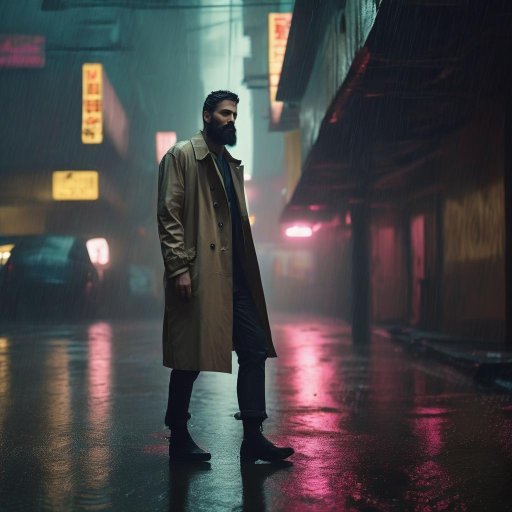
#> input picture test_i2i_res_stabilityai_stable-diffusion-xl-base-1.0_fal-ai.jpg, 1024 x 1024 px (shown at 1/2 size)
$ python -i arquivo.py   (imports and definitions only)
#> lines starting #> are read from the running program, lines starting #| are printed output that depends on the picture
"""Gravação das cenas em disco — o peso do acervo é decidido aqui.

Dez cenas por capítulo são 2.350 arquivos versionados no git. As imagens antigas foram
salvas sem otimização e ficaram em 810 KB cada; com `optimize` e JPEG progressivo, a
mesma imagem, na mesma qualidade visual, cai para ~240 KB. Na escala da obra isso é a
diferença entre 1,9 GB e 0,55 GB de repositório.
"""

import os
from pathlib import Path

from PIL import Image

QUALIDADE = int(os.environ.get("CENAS_JPEG_QUALIDADE", "88"))


def salvar_jpeg(imagem: Image.Image, destino: Path, qualidade: int = QUALIDADE) -> Path:
    destino.parent.mkdir(parents=True, exist_ok=True)
    imagem.convert("RGB").save(
        destino, "JPEG", quality=qualidade, optimize=True, progressive=True
    )
    return destino


LARGURA_CENA = 1376
ALTURA_CENA = 768
# Cinza-chumbo em vez de preto: fundo preto puro faz o Kontext tratar a borda como
# vinheta e devolver a cena centralizada num buraco escuro.
FUNDO = (26, 28, 32)


def tela_cinematografica(retrato: Path, destino: Path) -> Path:
    """Encaixa o retrato canônico numa tela 16:9, para o Kontext pintar em 16:9.

    O FLUX Kontext devolve a imagem na proporção que recebe, e os retratos do dossiê são
    1:1, 0,68 ou 1,83 — nenhum deles é o quadro cinematográfico das cenas. Mandar o
    retrato cru fazia a cena nascer quadrada e reprovar no portão por proporção e por
    altura. Sobra de tela também dá ao modelo o espaço onde ele vai pintar o cenário.
    """
#> called with destino = 'out.png'
    with Image.open(retrato) as imagem:
#> imagem is the input picture: PIL image 1024x1024 RGB; mean R, G, B 69.2, 68, 69.2
        original = imagem.convert("RGB")
        escala = min(LARGURA_CENA / original.width, ALTURA_CENA / original.height)
#> escala = 0.75
        reduzido = original.resize(
            (max(1, int(original.width * escala)), max(1, int(original.height * escala))),
            Image.LANCZOS,
        )
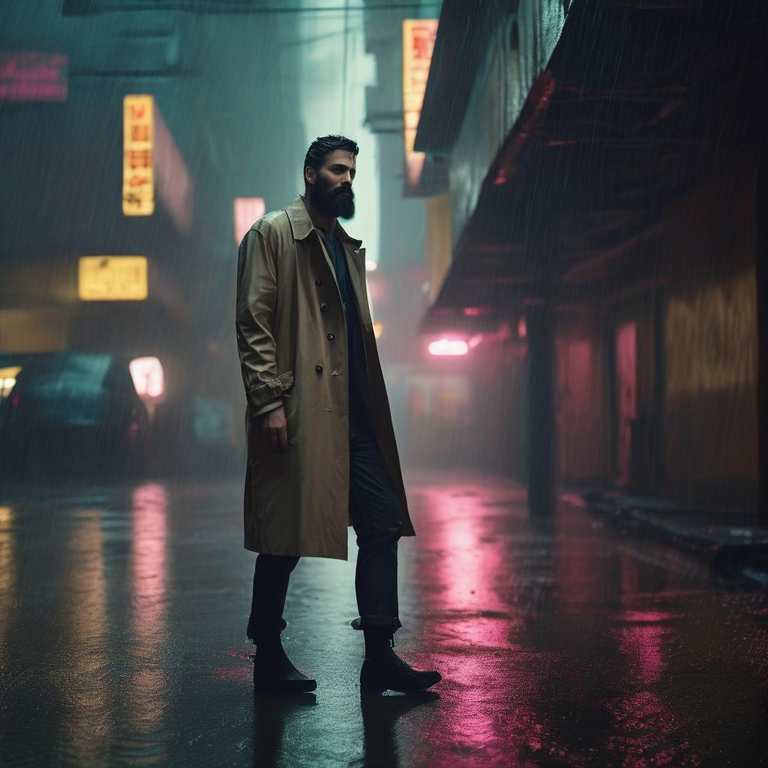
#> reduzido: PIL image 768x768 RGB; mean R, G, B 69.2, 68, 69.2
    tela = Image.new("RGB", (LARGURA_CENA, ALTURA_CENA), FUNDO)
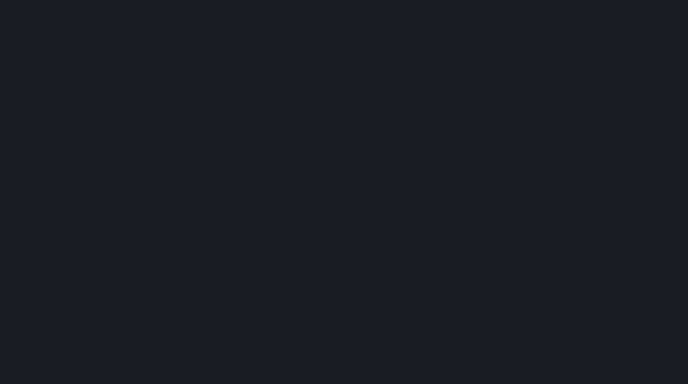
#> tela: PIL image 1376x768 RGB (shown at 1/2 size); mean R, G, B 26, 28, 32
    tela.paste(reduzido, ((LARGURA_CENA - reduzido.width) // 2,
                          (ALTURA_CENA - reduzido.height) // 2))
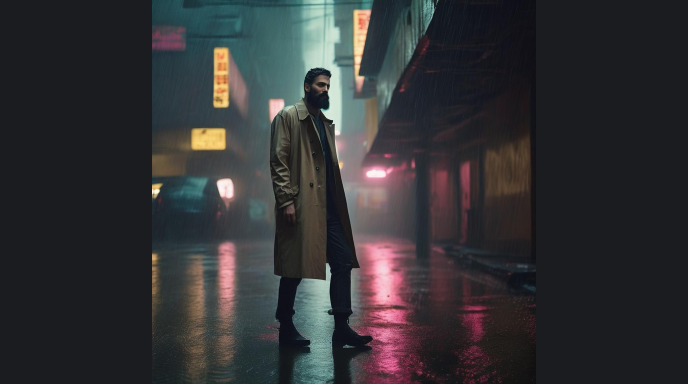
#> tela: PIL image 1376x768 RGB (shown at 1/2 size); mean R, G, B 50.1, 50.3, 52.7
    return salvar_jpeg(tela, destino, qualidade=95)

#> (the run stopped early here; a loop or call above may not have finished)

$ run again, on test_i2i_res_stabilityai_stable-diffusion-xl-base-1.0_novita.jpg
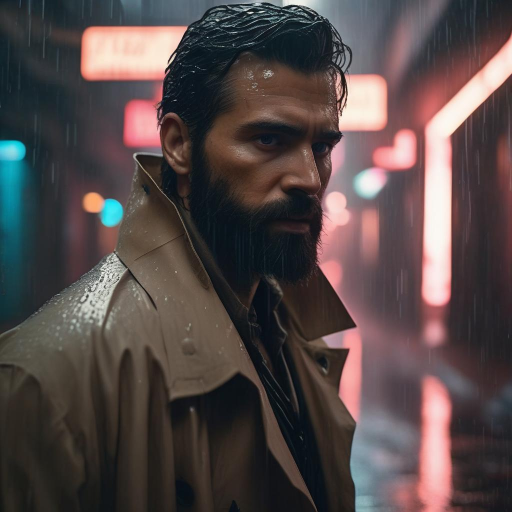
#> input picture test_i2i_res_stabilityai_stable-diffusion-xl-base-1.0_novita.jpg, 1024 x 1024 px (shown at 1/2 size)
#> in tela_cinematografica, imagem is the input picture: PIL image 1024x1024 RGB; mean R, G, B 84.3, 73.1, 72.6
#> in tela_cinematografica, `reduzido = original.resize( (max(1, int(original.width * escala)), max..`:
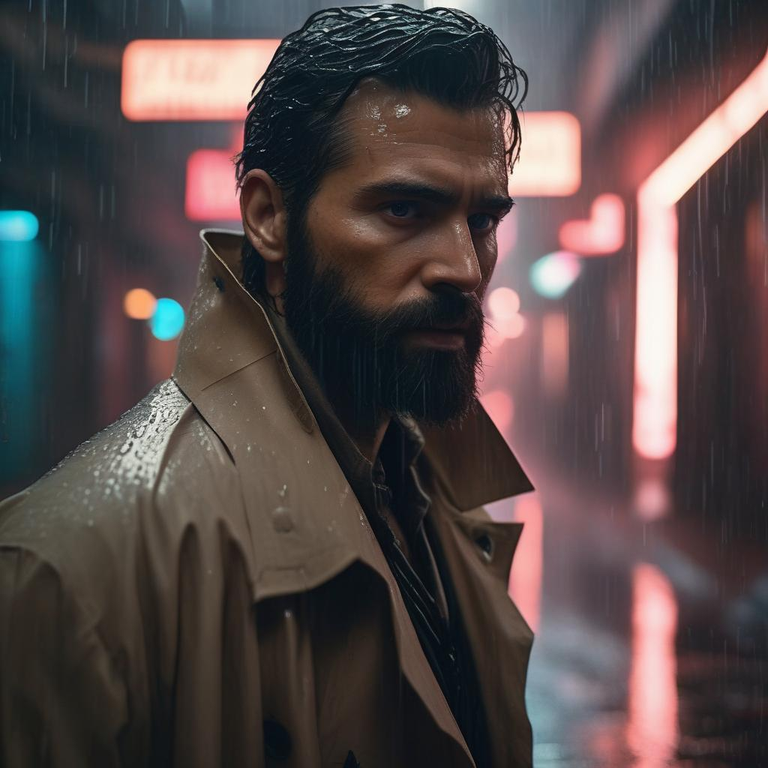
#> reduzido: PIL image 768x768 RGB; mean R, G, B 84.3, 73.1, 72.6
#> in tela_cinematografica, `tela.paste(reduzido, ((LARGURA_CENA - reduzido.width) // 2, (ALTURA_CE..`:
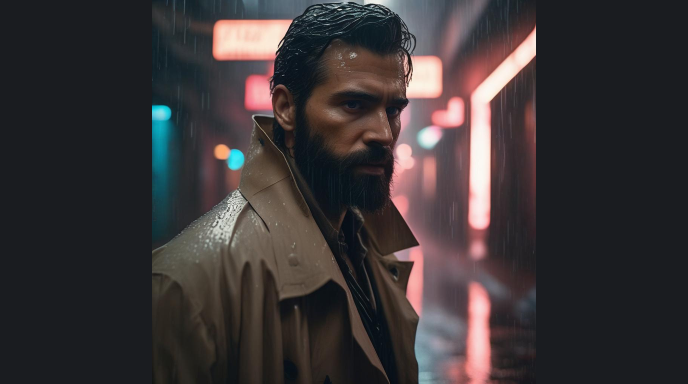
#> tela: PIL image 1376x768 RGB (shown at 1/2 size); mean R, G, B 58.5, 53.2, 54.6
